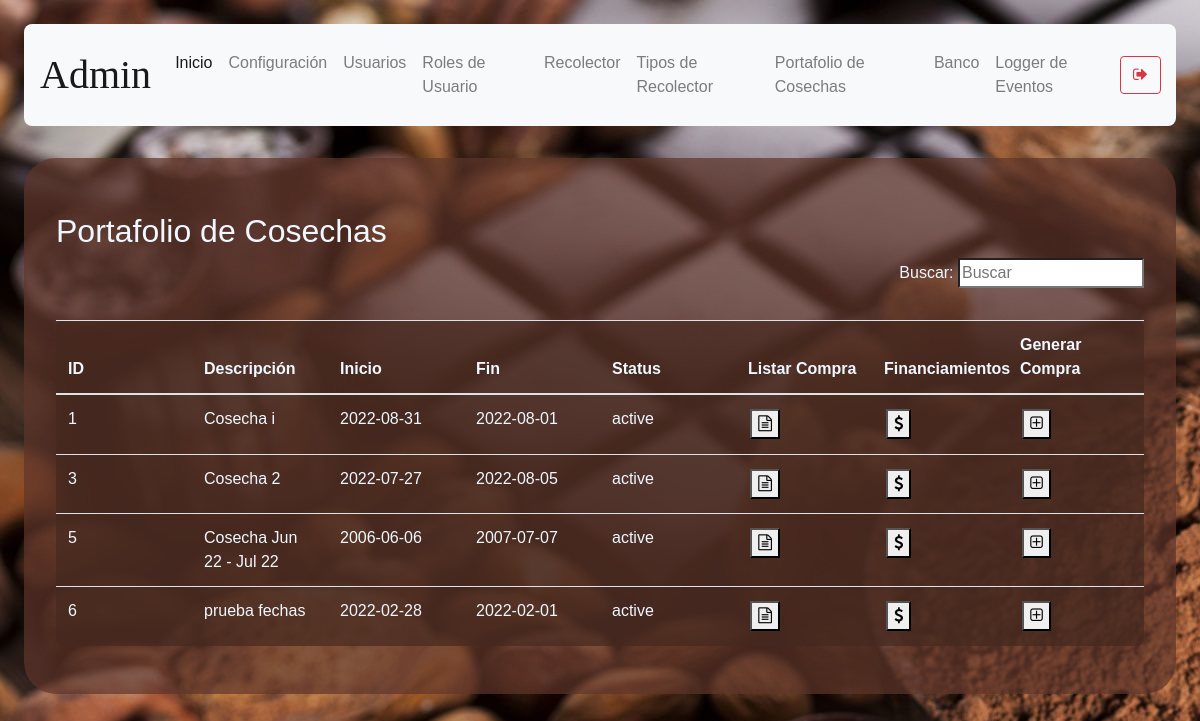
The page /harvest-show (signed in) on the database its author committed.
### models/harvest.py (models this page shows, shortened)
class Harvest (db.Model):
    __tablename__ = 'harvest'
    id = db.Column(db.Integer, primary_key = True)
    description = db.Column(db.String(250), nullable = False)
    start_date = db.Column(db.String(10), nullable=False)
    end_date = db.Column(db.String(10), nullable= False)
    status = db.Column(db.String(10), nullable = False)

### routes/harvest.py (the view)
@harvest_route.route('/harvest-show')
def showIndex():
    if( not verify_permissions(session, User, allowed_rols + ['shopping-analyst']) ):
        return redirect(url_for('auth.index'))
    harvests = Harvest.query.all()
    productors = Productor.query.all()
    if ( 'management-status' in session ):
        status = session['management-status']
        session.pop('management-status', None)
        return render_template("show-harvest.html",\
        status = status,\
        harvests = harvests, productors=productors )
    return render_template("show-harvest.html",\
        status = "",\
        harvests = harvests, productors=productors )

### models/user.py (called while the page is built)
    def get_user_rol_by_username( self, username ):
        user_rol_id = User.query.filter_by(username = username).first().user_rol_id
        user_rol = User_rol.query.get(user_rol_id).description
        return user_rol

### utils/functions.py (called while the page is built)
def verify_permissions(session, User, allowed=['admin']):
    return 'username' in session and \
    ( allowed == 'all' or User.get_user_rol_by_username(User, session['username']) in allowed)

### templates/show-harvest.html (shortened to what this page needs)
{% extends "base.html" %}
{% block content %}
    <h2>Portafolio de Cosechas</h2>
    <p align="right">
        Buscar: <input id ="search-bar" onkeyup="searchEngine()" type="search" name="busqueda" placeholder="Buscar">
    </p>
        <table class="table content-table fixed-table">
            <thead>
                <th>ID</th>
                <th>Descripción</th>
                <th>Inicio</th>
                <th>Fin</th>
                <th>Status</th>
                <th>Listar Compra</th>
                <th>Financiamientos</th>
                <th>Generar Compra</th>
            </thead>
            <tbody id = table-body-data>
            {% for harvest in harvests %}
            <tr>
                <td>{{ harvest.id }}</td>
                <td>{{ harvest.description }}</td>
                <td>{{ harvest.start_date }}</td>
                <td>{{ harvest.end_date }}</td>
                <td>{{ harvest.status }}</td>
                <td><button onclick='window.location.href=`/harvest/{{ harvest.id }}/purchase`'><i class="fa fa-file-text-o" aria-hidden="true"></i></i></button></td>
                <td><button onclick="window.location.href=`/harvest/{{ harvest.id }}/financingShow`"><i class="fa fa-usd" aria-hidden="true"></i></button></td>
                {% if harvest.status == "active" %}
                    <td><button type="button" class="" data-toggle="modal" data-target="#modal-{{harvest.id}}"><i class="fa fa-plus-square-o" aria-hidden="true"></i></i></button></td>
                {% else %}
                    <td></td>
                {% endif %}
            </tr>
            {% endfor %}
            </tbody>
        </table>
{% endblock %}

### static/styles/main.css (style rules this page uses)
body { background-color:aliceblue; background-image: url("../media/2316549.jpg"); margin: 2%; font-family: 'Gill Sans', 'Gill Sans MT', Calibri, 'Trebuchet MS', sans-serif; }
button { margin: 2%; }
h1, h2 { margin-top: 2%; }
.content-table { background-color: rgba(69, 40, 31, 0.7); padding: 2em; color:aliceblue; margin-top: 2em; border-radius: .5em; }
table { width:100%; table-layout:fixed; }
td { word-wrap:break-word; }

### rows shown on the page
Harvest: id "1", description "Cosecha i", start_date "2022-08-31", end_date "2022-08-01", status "active"
Harvest: id "3", description "Cosecha 2", start_date "2022-07-27", end_date "2022-08-05", status "active"
Harvest: id "5", description "Cosecha Jun 22 - Jul 22", start_date "2006-06-06", end_date "2007-07-07", status "active"
Harvest: id "6", description "prueba fechas", start_date "2022-02-28", end_date "2022-02-01", status "active"

### other values the page prints
{{ session['username'] }} "Admin"
